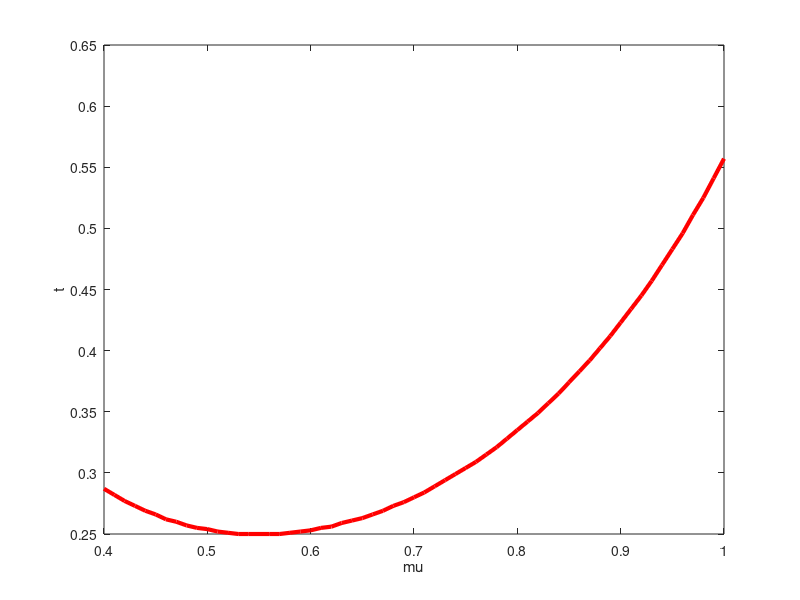

The MATLAB source for this figure:
%第三章PAA与PWA的对比
clc;
clear;

k = 0.3; gamma = 0.2; 
alpha=0.5;
A = 2 - gamma^2;
B = 4 - gamma^2 - alpha .* gamma^2;
cb=0.3;
%cb=0.5;t=0.3;
mu_low1=gamma*(alpha*A+1-alpha)./A;
mu_low2=(cb.*(1-gamma).^2.*(1+gamma)+gamma.*(1+alpha.*(1-gamma.^2)))./(2-gamma.^2);
mu_low=max(mu_low1,mu_low2);
mus = (0.4:0.01:1)';

qc=0;
q1 = 1;
minmu1=[];
minmu2=[];
i=1;
while i<=length(mus)
    mu= mus(i);
  t=(0.1:0.001:1-k)';  
    %c_bmax=(2.*mu+gamma.*(-1 + alpha .*(-1 +gamma.^2) - gamma.*mu))./((1-gamma).^2.*(1 + gamma));

 
   q2=mu.*q1;
qn = k * q1;
qs=  k*q2; 
    qn_A=(1-k-t).*qc+(k+t).*q1;
    qs_A=(1-k-t).*qc+(k+t).*q2;

    % N-AA 无AI技术-代理模式
    % 均衡解
    PS_NAA = (A .* qs - gamma .* qn) / (2 + A);
    PN_NAA = (A .* qn - gamma .* qs) / (2 + A);
    % 需求函数
    DS_NAA = (A .* qs - gamma .* qn) / (2 + A);
    DN_NAA = (A .* qn - gamma .* qs) / (2 + A);
    %利润函数
    Pi_P_NAA= DN_NAA .* (alpha .* PN_NAA ) + DS_NAA .* (alpha .* PS_NAA);
    Pi_S_NAA= (1 - alpha) .* (DS_NAA .* PS_NAA);
    Pi_N_NAA= (1 - alpha) .* (DN_NAA .* PN_NAA);

PN_PAA=(gamma^2*k - 2*t - 2*k + gamma^2*t + gamma*k*mu + gamma*mu*t)./(gamma^2 - 4);
PS_PAA=(gamma*k - 2*k*mu + gamma*t - 2*mu*t + gamma^2*mu*t + gamma^2*k*mu)./(gamma^2 - 4);

DN_PAA=qn_A-PN_PAA-gamma.*(qs_A-PS_PAA);
DS_PAA=qs_A-PS_PAA-gamma.*(qn_A-PN_PAA);
Pi_P_PAA=DN_PAA .* (alpha .* PN_PAA-t.*cb) + DS_PAA .* (alpha .* PS_PAA-t.*cb);
Pi_S_PAA= (1 - alpha) .* (DS_PAA .* PS_PAA);
Pi_N_PAA= (1 - alpha) .* (DN_PAA .* PN_PAA);

    %plot(mu,Pi_P_NAA+0*mu,'r'); hold on;
    %plot(mu,Pi_P_NWA+0*mu,'b'); hold off;

    plot(t,Pi_P_NAA+0.*t,'r'); hold on;
    plot(t,Pi_P_PAA,'b'); hold off;

    plot(t,Pi_S_NAA+0.*t,'r'); hold on;
    plot(t,Pi_S_PAA,'b'); hold off;

    %plot(cb,Pi_S_PAA+0*cb,'r'); hold on;
    %plot(cb,Pi_S_PWA+0*cb,'b'); hold off;
  
abs4=Pi_P_PAA - Pi_P_NAA;

    plot(t,abs4,'b'); hold off;


    dif = abs(abs4-0);
    indmu = find(dif == min(dif));
    muet = t(indmu(1));
    minmu1 = [minmu1; muet];




   % dif = abs(Pi_S_PAA - Pi_S_NAA);
    %indmu = find(dif == min(dif));
   % muet = t(indmu(1));
   % minmu2 = [minmu2; muet];
    

    i=i+1;
end
mu_low11=gamma*(alpha*A+1-alpha)./A;
mu_low22=(cb.*(1-gamma).^2.*(1+gamma)+gamma.*(1+alpha.*(1-gamma.^2)))./(2-gamma.^2);
mu_low33=max(mu_low11,mu_low22);
plot(mus,minmu1,'-r','MarkerSize',6,'LineWidth',3);hold on;
%plot(mus,minmu2,'-b','MarkerSize',6,'LineWidth',3);hold on;


tmax11=k.*(2.*mus+gamma.*(-1+alpha.*(-1+gamma.^2)-gamma.*mus))./(cb.*(1-gamma).*(2-gamma.^2)-2.*mus+gamma.*(1+alpha.*(1-gamma.^2)+gamma.*mus));


%plot(mus,tmax11,'-k','MarkerSize',6,'LineWidth',3);hold on;
hold off;

xlabel('mu');
ylabel('t');
%xlabel('二手正品的质量{\it{\mu}}');
%ylabel('区块链的实施成本{\it{c_b}}');
